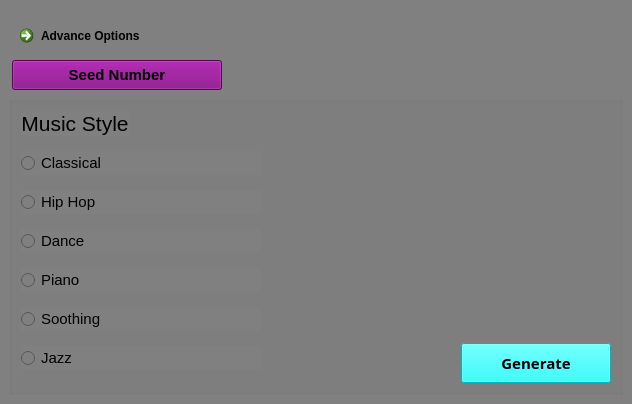
<?xml version="1.0" encoding="UTF-8"?>
<ui version="4.0">
 <class>MainWindow</class>
 <widget class="QMainWindow" name="MainWindow">
  <property name="windowModality">
   <enum>Qt::NonModal</enum>
  </property>
  <property name="geometry">
   <rect>
    <x>0</x>
    <y>0</y>
    <width>632</width>
    <height>404</height>
   </rect>
  </property>
  <property name="sizePolicy">
   <sizepolicy hsizetype="Preferred" vsizetype="Preferred">
    <horstretch>0</horstretch>
    <verstretch>0</verstretch>
   </sizepolicy>
  </property>
  <property name="font">
   <font>
    <family>Arial</family>
    <weight>75</weight>
    <bold>true</bold>
   </font>
  </property>
  <property name="windowTitle">
   <string>MainWindow</string>
  </property>
  <property name="autoFillBackground">
   <bool>false</bool>
  </property>
  <property name="styleSheet">
   <string notr="true">background-color:Grey;</string>
  </property>
  <widget class="QWidget" name="centralwidget">
   <property name="sizePolicy">
    <sizepolicy hsizetype="Maximum" vsizetype="Maximum">
     <horstretch>0</horstretch>
     <verstretch>0</verstretch>
    </sizepolicy>
   </property>
   <property name="styleSheet">
    <string notr="true">background-color:;</string>
   </property>
   <layout class="QVBoxLayout" name="verticalLayout_2">
    <property name="leftMargin">
     <number>9</number>
    </property>
    <item>
     <layout class="QHBoxLayout" name="horizontalLayout">
      <property name="leftMargin">
       <number>3</number>
      </property>
      <property name="topMargin">
       <number>9</number>
      </property>
      <item>
       <layout class="QVBoxLayout" name="verticalLayout_4">
        <item>
         <widget class="QCommandLinkButton" name="commandLinkButton">
          <property name="sizePolicy">
           <sizepolicy hsizetype="Fixed" vsizetype="Fixed">
            <horstretch>0</horstretch>
            <verstretch>0</verstretch>
           </sizepolicy>
          </property>
          <property name="minimumSize">
           <size>
            <width>210</width>
            <height>30</height>
           </size>
          </property>
          <property name="font">
           <font>
            <family>Segoe UI</family>
            <pointsize>9</pointsize>
           </font>
          </property>
          <property name="styleSheet">
           <string notr="true">background-color:red;</string>
          </property>
          <property name="text">
           <string>Advance Options</string>
          </property>
          <property name="iconSize">
           <size>
            <width>30</width>
            <height>30</height>
           </size>
          </property>
          <property name="autoRepeat">
           <bool>false</bool>
          </property>
          <property name="autoDefault">
           <bool>true</bool>
          </property>
          <property name="default">
           <bool>true</bool>
          </property>
         </widget>
        </item>
        <item>
         <widget class="QPushButton" name="pushButton">
          <property name="sizePolicy">
           <sizepolicy hsizetype="Fixed" vsizetype="Fixed">
            <horstretch>0</horstretch>
            <verstretch>0</verstretch>
           </sizepolicy>
          </property>
          <property name="minimumSize">
           <size>
            <width>210</width>
            <height>30</height>
           </size>
          </property>
          <property name="font">
           <font>
            <family>Arial</family>
            <pointsize>11</pointsize>
            <weight>75</weight>
            <bold>true</bold>
           </font>
          </property>
          <property name="autoFillBackground">
           <bool>false</bool>
          </property>
          <property name="styleSheet">
           <string notr="true">background-color:purple;</string>
          </property>
          <property name="text">
           <string>Seed Number</string>
          </property>
         </widget>
        </item>
       </layout>
      </item>
      <item>
       <spacer name="horizontalSpacer_11">
        <property name="orientation">
         <enum>Qt::Horizontal</enum>
        </property>
        <property name="sizeHint" stdset="0">
         <size>
          <width>40</width>
          <height>20</height>
         </size>
        </property>
       </spacer>
      </item>
      <item>
       <spacer name="horizontalSpacer_10">
        <property name="orientation">
         <enum>Qt::Horizontal</enum>
        </property>
        <property name="sizeHint" stdset="0">
         <size>
          <width>40</width>
          <height>20</height>
         </size>
        </property>
       </spacer>
      </item>
      <item>
       <spacer name="horizontalSpacer_9">
        <property name="orientation">
         <enum>Qt::Horizontal</enum>
        </property>
        <property name="sizeHint" stdset="0">
         <size>
          <width>40</width>
          <height>20</height>
         </size>
        </property>
       </spacer>
      </item>
      <item>
       <spacer name="horizontalSpacer_8">
        <property name="orientation">
         <enum>Qt::Horizontal</enum>
        </property>
        <property name="sizeHint" stdset="0">
         <size>
          <width>40</width>
          <height>20</height>
         </size>
        </property>
       </spacer>
      </item>
      <item>
       <spacer name="horizontalSpacer_7">
        <property name="orientation">
         <enum>Qt::Horizontal</enum>
        </property>
        <property name="sizeHint" stdset="0">
         <size>
          <width>40</width>
          <height>20</height>
         </size>
        </property>
       </spacer>
      </item>
      <item>
       <spacer name="horizontalSpacer_6">
        <property name="orientation">
         <enum>Qt::Horizontal</enum>
        </property>
        <property name="sizeHint" stdset="0">
         <size>
          <width>40</width>
          <height>20</height>
         </size>
        </property>
       </spacer>
      </item>
      <item>
       <spacer name="horizontalSpacer_5">
        <property name="orientation">
         <enum>Qt::Horizontal</enum>
        </property>
        <property name="sizeHint" stdset="0">
         <size>
          <width>40</width>
          <height>20</height>
         </size>
        </property>
       </spacer>
      </item>
      <item>
       <spacer name="horizontalSpacer_4">
        <property name="orientation">
         <enum>Qt::Horizontal</enum>
        </property>
        <property name="sizeHint" stdset="0">
         <size>
          <width>40</width>
          <height>20</height>
         </size>
        </property>
       </spacer>
      </item>
     </layout>
    </item>
    <item>
     <widget class="QGroupBox" name="groupBox">
      <property name="sizePolicy">
       <sizepolicy hsizetype="Expanding" vsizetype="Expanding">
        <horstretch>0</horstretch>
        <verstretch>0</verstretch>
       </sizepolicy>
      </property>
      <property name="title">
       <string/>
      </property>
      <layout class="QGridLayout" name="gridLayout">
       <item row="0" column="0" colspan="2">
        <widget class="QLabel" name="label">
         <property name="sizePolicy">
          <sizepolicy hsizetype="Maximum" vsizetype="Fixed">
           <horstretch>0</horstretch>
           <verstretch>0</verstretch>
          </sizepolicy>
         </property>
         <property name="text">
          <string>&lt;html&gt;&lt;head/&gt;&lt;body&gt;&lt;p align=&quot;center&quot;&gt;&lt;span style=&quot; font-size:16pt;&quot;&gt;Music Style&lt;/span&gt;&lt;/p&gt;&lt;/body&gt;&lt;/html&gt;</string>
         </property>
        </widget>
       </item>
       <item row="2" column="3">
        <spacer name="horizontalSpacer">
         <property name="orientation">
          <enum>Qt::Horizontal</enum>
         </property>
         <property name="sizeType">
          <enum>QSizePolicy::Fixed</enum>
         </property>
         <property name="sizeHint" stdset="0">
          <size>
           <width>100</width>
           <height>40</height>
          </size>
         </property>
        </spacer>
       </item>
       <item row="0" column="2" colspan="7">
        <spacer name="horizontalSpacer_12">
         <property name="orientation">
          <enum>Qt::Horizontal</enum>
         </property>
         <property name="sizeHint" stdset="0">
          <size>
           <width>431</width>
           <height>20</height>
          </size>
         </property>
        </spacer>
       </item>
       <item row="1" column="0" rowspan="2" colspan="3">
        <layout class="QVBoxLayout" name="verticalLayout">
         <item>
          <widget class="QRadioButton" name="radioButton_3">
           <property name="font">
            <font>
             <pointsize>11</pointsize>
            </font>
           </property>
           <property name="text">
            <string>Classical</string>
           </property>
          </widget>
         </item>
         <item>
          <widget class="QRadioButton" name="radioButton_4">
           <property name="font">
            <font>
             <pointsize>11</pointsize>
            </font>
           </property>
           <property name="text">
            <string>Hip Hop</string>
           </property>
          </widget>
         </item>
         <item>
          <widget class="QRadioButton" name="radioButton_5">
           <property name="font">
            <font>
             <pointsize>11</pointsize>
            </font>
           </property>
           <property name="text">
            <string>Dance</string>
           </property>
          </widget>
         </item>
         <item>
          <widget class="QRadioButton" name="radioButton_6">
           <property name="font">
            <font>
             <pointsize>11</pointsize>
            </font>
           </property>
           <property name="text">
            <string>Piano</string>
           </property>
          </widget>
         </item>
         <item>
          <widget class="QRadioButton" name="radioButton_2">
           <property name="font">
            <font>
             <pointsize>11</pointsize>
            </font>
           </property>
           <property name="text">
            <string>Soothing</string>
           </property>
          </widget>
         </item>
         <item>
          <widget class="QRadioButton" name="radioButton">
           <property name="font">
            <font>
             <pointsize>11</pointsize>
            </font>
           </property>
           <property name="text">
            <string>Jazz</string>
           </property>
          </widget>
         </item>
         <item>
          <spacer name="horizontalSpacer_3">
           <property name="orientation">
            <enum>Qt::Horizontal</enum>
           </property>
           <property name="sizeType">
            <enum>QSizePolicy::Preferred</enum>
           </property>
           <property name="sizeHint" stdset="0">
            <size>
             <width>300</width>
             <height>0</height>
            </size>
           </property>
          </spacer>
         </item>
        </layout>
       </item>
       <item row="2" column="8">
        <widget class="QPushButton" name="generate">
         <property name="sizePolicy">
          <sizepolicy hsizetype="Preferred" vsizetype="Fixed">
           <horstretch>0</horstretch>
           <verstretch>0</verstretch>
          </sizepolicy>
         </property>
         <property name="minimumSize">
          <size>
           <width>150</width>
           <height>40</height>
          </size>
         </property>
         <property name="font">
          <font>
           <family>Arial Black</family>
           <pointsize>11</pointsize>
           <weight>75</weight>
           <bold>true</bold>
          </font>
         </property>
         <property name="styleSheet">
          <string notr="true">background-color:cyan;</string>
         </property>
         <property name="text">
          <string>Generate</string>
         </property>
        </widget>
       </item>
       <item row="2" column="5">
        <spacer name="horizontalSpacer_15">
         <property name="orientation">
          <enum>Qt::Horizontal</enum>
         </property>
         <property name="sizeType">
          <enum>QSizePolicy::Preferred</enum>
         </property>
         <property name="sizeHint" stdset="0">
          <size>
           <width>60</width>
           <height>40</height>
          </size>
         </property>
        </spacer>
       </item>
       <item row="2" column="4">
        <spacer name="horizontalSpacer_16">
         <property name="orientation">
          <enum>Qt::Horizontal</enum>
         </property>
         <property name="sizeType">
          <enum>QSizePolicy::Preferred</enum>
         </property>
         <property name="sizeHint" stdset="0">
          <size>
           <width>40</width>
           <height>40</height>
          </size>
         </property>
        </spacer>
       </item>
       <item row="1" column="5">
        <spacer name="verticalSpacer">
         <property name="orientation">
          <enum>Qt::Vertical</enum>
         </property>
         <property name="sizeType">
          <enum>QSizePolicy::Preferred</enum>
         </property>
         <property name="sizeHint" stdset="0">
          <size>
           <width>0</width>
           <height>510</height>
          </size>
         </property>
        </spacer>
       </item>
       <item row="2" column="6" colspan="2">
        <spacer name="horizontalSpacer_14">
         <property name="orientation">
          <enum>Qt::Horizontal</enum>
         </property>
         <property name="sizeType">
          <enum>QSizePolicy::Preferred</enum>
         </property>
         <property name="sizeHint" stdset="0">
          <size>
           <width>50</width>
           <height>40</height>
          </size>
         </property>
        </spacer>
       </item>
      </layout>
     </widget>
    </item>
   </layout>
  </widget>
 </widget>
 <resources/>
 <connections/>
</ui>
